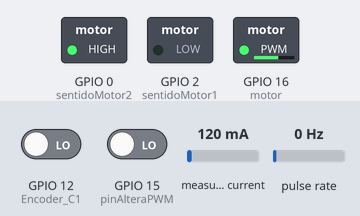
Simulated run of this program. Board: ESP32. Shown: switched loads named in the program (green lamp = pin HIGH). Wiring (inferred from the names in the program): pulse sensor: data GPIO 14. The test bench sets the inputs (shaded band); at power-on: pulse rate 0 Hz, measured current 120 mA, GPIO 15 (pinAlteraPWM) LOW, GPIO 12 (Encoder_C1) LOW. What the program prints to the serial monitor is not drawn.

Above: at 1.2 s.
1.3 s: pulse rate (sensor on GPIO 14) set to 50 Hz
4.3 s: measured current set to 40 mA
7.3 s: GPIO 15 (pinAlteraPWM) driven HIGH
Timing chart, 0 to 10.3 s (numbered marks = the images above; inputs shaded):
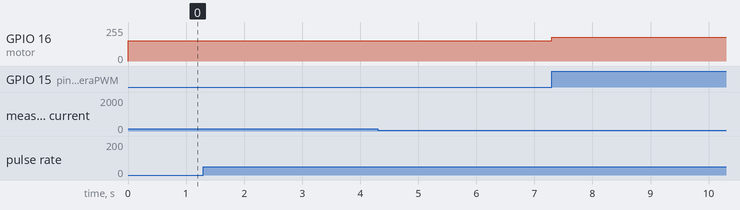

Measured:
- after the input at 7.3 s, GPIO 16 (motor): 153/255 → 179/255 at once

The program:

main.cpp
```cpp
// Bibliotecas
#include <Arduino.h>
#include <Wire.h>
#include <Adafruit_INA219.h>
#include <time.h>

// Arquivos
#include <encoder.h>
#include <confpwm.h>
#include <measurecurrent.h>
#include <measurevelocity.h>

#define SDA 21
#define SCL 22

// Definições do PWM e Ponte H

const int sentidoMotor1 = 2;  // Porta para definir o sentido de rotação 1.
const int sentidoMotor2 = 0;  // Porta para definir o sentido de rotação 2.

static int tempo_atual = 0, tempo_passado = 0;

extern int degrau;

void setup() {
  Serial.begin(115200);
  pinMode(sentidoMotor1, OUTPUT);
  pinMode(sentidoMotor2, OUTPUT);

  // Define como output os pinos que definem o sentido de rotação do motor
  digitalWrite(sentidoMotor1, LOW);
  digitalWrite(sentidoMotor2, HIGH);

  // Inicializa o sensor INA219
  inicializaINA();

  // Inicializa o PWM do motor com D = 0.6
  inicializaPWM();

  // Inicializa o encoder
  EncoderInit();

  // Altera PWM
  verificaPWM();
}


void loop() {
  tempo_passado = tempo_atual;
  // Faz a medição de velocidade
  measureVelocity();

  // Faz a medição de corrente com filtro de media movel
  measureCurrent();

  Serial.println(degrau);
  tempo_atual = millis();

  // Serial.println(tempo_atual - tempo_passado);

}
```

confpwm.h
```cpp
#ifndef CONFPWM_H
#define CONFPWM_H

void verificaPWM();

void alteraPWM();

void inicializaPWM();

#endif
```

encoder.h
```cpp
#ifndef ENCODER_H
#define ENCODER_H

void EncoderInit();

void calculapulso();

#endif
```

measurecurrent.h
```cpp
#ifndef MEASURECURRENT_H
#define MEASURECURRENT_H

void inicializaINA();

void measureCurrent();

#endif
```

measurevelocity.h
```cpp
#ifndef MEASUREVELOCITY_H
#define MEASUREVELOCITY_H

void measureVelocity();


#endif
```

confpwm.cpp
```cpp
#include <Arduino.h>

// Pino para alterar PWM
const int pinAlteraPWM = 15;

// Configurações PWM
const int motor  = 16;          // Define a porta de saída do sinal PWM.
const int freq = 5000;        // Define a frequencia a ser utilizada
const int motorChannel = 0;
int resolution = 8;           // Define a resolução que será utilizada no PWM.

int degrau = 0;

void alteraPWM(){
    ledcWrite(motorChannel, 180);
    degrau =1;
}

void verificaPWM()
{
    pinMode(pinAlteraPWM, INPUT);
    attachInterrupt(pinAlteraPWM, alteraPWM, RISING);
}

void inicializaPWM()
{
    pinMode(motor, OUTPUT);

    // Atribui o canal ao GPIO que será controlado
    ledcAttachPin(motor, motorChannel);

    // Configura o LED PWM
    ledcSetup(motorChannel, freq, resolution);
    ledcWrite(motorChannel, 154);

}
```

encoder.cpp
```cpp
#include <Arduino.h>


// Definições do Encoder
const int Encoder_C1 = 12;
const int Encoder_C2 = 14;
byte Encoder_C1Last;
int duracao;
boolean Direcao;
int resolucao = 0;

int tempo_atual = 0, tempo_passado = 0;
int deltaT;
int pulso = 0;

void calculapulso()
{
  int Lstate = digitalRead(Encoder_C1);
  if ((Encoder_C1Last == LOW) && Lstate == HIGH)
  {
    int val = digitalRead(Encoder_C2);
    if (val == LOW && Direcao)
    {
      Direcao = false; //Reverse
    }
    else if (val == HIGH && !Direcao)
    {
      Direcao = true;  //Forward
    }
  }
  Encoder_C1Last = Lstate;
  if (!Direcao)  duracao++;
  else  duracao--;

  pulso++;
  if(pulso > 50){
    tempo_passado = tempo_atual;
    tempo_atual = millis();
    deltaT = tempo_atual - tempo_passado;
    pulso = 0;
  }
}

void calculaResolucao(){
  resolucao++;
  Serial.print("Numero de bordas de subida: ");
  Serial.println(resolucao);
}


void EncoderInit()
{
  //Serial.println("Iniciei o Encoder");
  pinMode(Encoder_C2, INPUT);
  attachInterrupt(Encoder_C2, calculapulso, RISING);
  //attachInterrupt(14, calculaResolucao, RISING);
}
```

measurecurrent.cpp
```cpp
#include <Arduino.h>
#include <Adafruit_INA219.h>

// Definição do sensor de corrente e tensão.
Adafruit_INA219 ina219_0 (0x40);

// Define o valor de amostras para a media movel
static const int N = 128;
static const float n = 1.0/N;
static float mediaMovel[N];
static int contador=0;


void inicializaINA(){
    while (1){
        if(ina219_0.begin()){
        break;
        }
        Serial.println("Falha ao encontrar o INA219");
        delay(20);
    }
    ina219_0.setCalibration_16V_400mA();
}


void measureCurrent(){
    float corrente = 0, correnteFiltrada = 0;
    contador++;

    corrente = ina219_0.getCurrent_mA();

    mediaMovel[(contador-1)%N] = corrente;

    if(contador < N){
        for(int i=0; i<contador+1;i++){
            correnteFiltrada += mediaMovel[i];
        }
        correnteFiltrada = correnteFiltrada/contador;
    }
    else{
        for(int i=0; i<N; i++){
            correnteFiltrada += mediaMovel[i];
        }
        correnteFiltrada = correnteFiltrada*n;
    }
    Serial.print(correnteFiltrada);
    Serial.print(";");
}
```

measurevelocity.cpp
```cpp
#include <Arduino.h>
#include<measurecurrent.h>

int resolucaoEncoder = 400;
double phi = 0.25*PI;
float w;
extern int deltaT;

static const int N = 128;
static const float n = 1.0/N;
static float mediaMovel[N];
static int contador = 0;

void measureVelocity(){
    float w = 0, wFiltrada = 0;
    contador++;
    w = 1000.0*phi/deltaT;

    mediaMovel[(contador-1)%N] = w;

    if(contador < N){
        for(int i=0; i<contador+1;i++){
            wFiltrada += mediaMovel[i];
        }
        wFiltrada = wFiltrada/contador;
    }
    else{
        for(int i=0; i<N; i++){
            wFiltrada += mediaMovel[i];
        }
        wFiltrada = wFiltrada*n;
    }
    Serial.print(wFiltrada);
    Serial.print(";");
}
```
